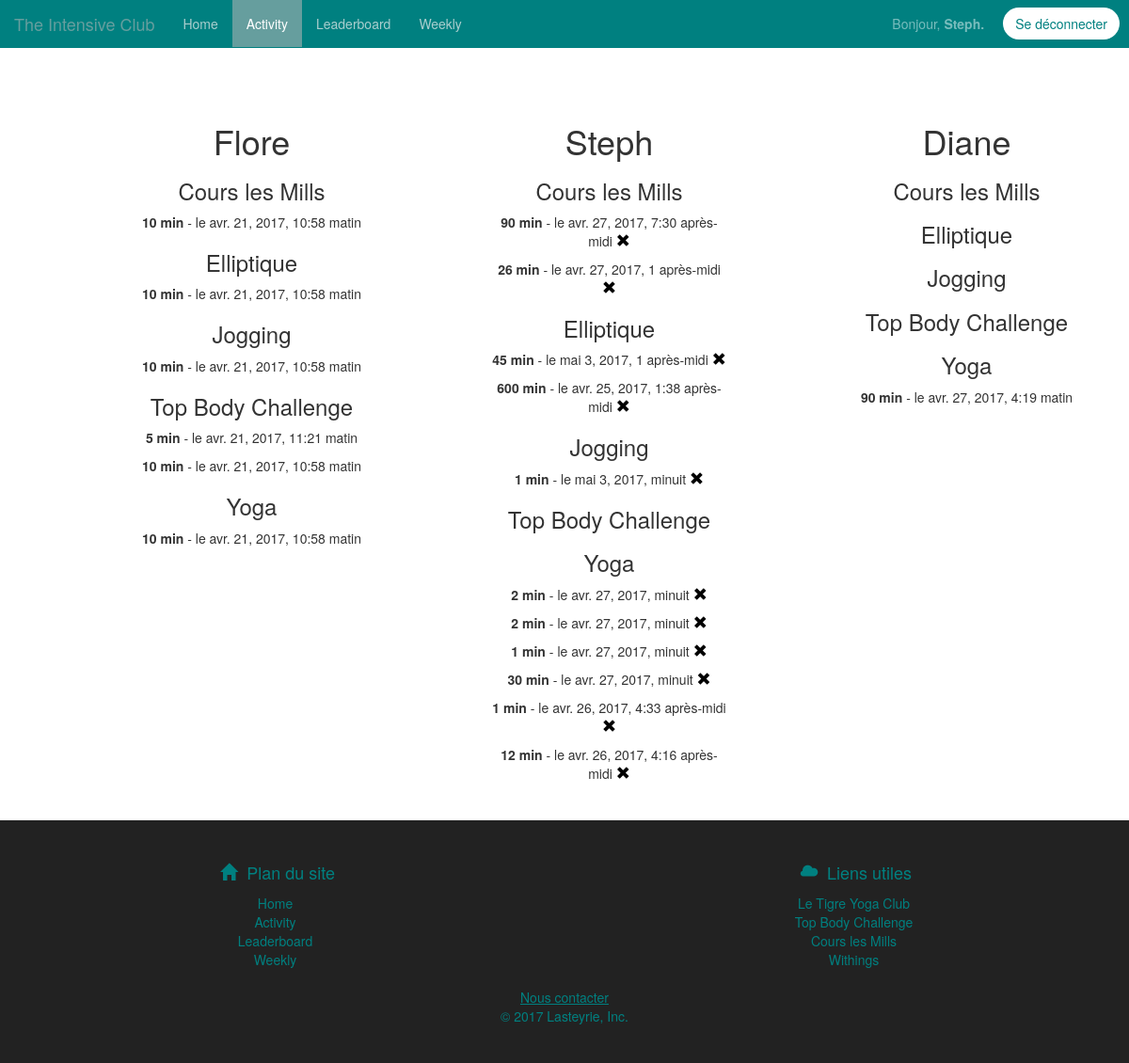
Page /activity/ (signed in) on the committed database.
### yoga/models.py (models this page shows)
class Activity(models.Model):
    SPORTS = [("Yoga", "Yoga"),
              ("Top Body Challenge", "Top Body Challenge"),
              ("Cours les Mills", "Cours les Mills"),
              ("Elliptique", "Elliptique"),
              ("Jogging", "Jogging")]
    sport = models.CharField(max_length=10, choices= SPORTS)
    newsport = models.ForeignKey(Sport, null=True) # if we decide to extract the list of sports from a Sport table later on
    durée = models.IntegerField()
    date = models.DateTimeField(auto_now_add=False, auto_now=False)
    user = models.ForeignKey(User, null = True)

### yoga/views.py (the view)
# urls.py: url(r'^activity/$', views.activity),
def activity(request):
    if not request.user.is_authenticated:
        return redirect("/login")
    activitées = Activity.objects.all().order_by("-date")
    userlist = User.objects.all()
    return render(request, "activity.html", locals())

### yoga/templates/activity.html (shortened to what this page needs)
{% extends "base.html" %}
{% load static %}
{% block navbar %}
    <li><a href="/">Home</a></li>
    <li class="active"><a href="/activity">Activity</a></li>
    <li><a href="/leaderboard">Leaderboard</a></li>
    <li><a href="/weekly">Weekly</a></li>
{% endblock %}
{% block content %}
    {% for user in userlist %}
        <div class="col-md-3 col-md-offset-1" style="text-align: center;">
        <br /><br />
        <h1> {{ user.first_name }} </h1>
        {% regroup activitées|dictsort:"sport" by sport as activitées_sport %}
            {% for act in activitées_sport %}
                <h3>{{ act.grouper }}</h3>
                {% for activité in act.list %}
                    {%  if activité.user == user %}
                        <p><strong>{{  activité.durée }} min</strong> - le {{ activité.date }}
                        {%  if user == request.user %}
                            <a href="/suppr_activity/{{ activité.id }}" id="suppr" title="Delete this session">
                                <span class="glyphicon glyphicon-remove" style="color: black; font-size: 15px;"></span>
                            </a></p>
                        {% endif %}
                    {% endif %}
                {% endfor %}
            {% empty %}
                <p> No activity ... </p>
            {% endfor %}
            </div>
            {% empty %}
                <p> No user ... </p>
        {% endfor %}
	</div>
{% endblock %}

### yoga/templates/base.html (shortened to what this page needs)
<!DOCTYPE html>
{% load static %}
<html lang="fr">
	<head>
		<link href="{% static 'css/bootstrap.min.css' %}" rel="stylesheet">
		<link href="{% static 'css/yoga.css' %}" rel="stylesheet">
	</head>
	<body>
        <nav class="navbar navbar-fixed-top">
            <div class="container-fluid">
                <div class="navbar-header">
                  <a class="navbar-brand" href="/">The Intensive Club</a>
                </div>
                <div id="navbar" class="collapse navbar-collapse">
                    <ul class="nav navbar-nav col-md-6">
                        {% block navbar %}{% endblock %}
                    </ul>
                <div class="navbar-right">
                            <p class="navbar-text" style="color : #78bcbc">Bonjour, <strong>{{ user.first_name }}.</strong></p>
                            <a href="/logout"><button type="button" class="btn btn-custom1 navbar-btn" style="margin-right: 10px;" name="logout">Se déconnecter</button></a>
                </div>
                </div>
            </div>
        </nav>
        <div class="container">
            {% block content %} {% endblock %}
        <footer>
                <div class="row">
                    <div class="col-sm-6">
                        <center>
                          <h4 class="footertext" style="color: teal;"><span class="glyphicon glyphicon-home " style="margin: 5px;"></span> <a>Plan du site</a></h4>
                          <p class="footertext">
                            <a href="/">Home</a><br>
                            <a href="/activity">Activity</a><br>
                            <a href="/leaderboard">Leaderboard</a><br>
                            <a href="/weekly">Weekly</a><br>
                          </p>
                        </center>
                    </div>
                    <div class="col-sm-6">
                        <center>
                         <h4 class="footertext" style="color: teal;"><span class="glyphicon glyphicon-cloud" style="margin: 5px; "></span> <a>Liens utiles</a></h4>
                          <p class="footertext">
                            <a href="http://tigre-yoga.com/">Le Tigre Yoga Club</a><br>
                            <a href="https://soniatlev.fr/produit/top-body-challenge-version-francaise/">Top Body Challenge</a><br>
                            <a href="http://w3.lesmills.com/france/fr/">Cours les Mills</a><br>
                            <a href="https://www.withings.com/fr/fr/">Withings</a><br>
                          </p>
                        </center>
                    </div>
                </div>
                <div class="row">
                    <p><center><a href="#" style="text-decoration: underline;">Nous contacter</a> <p class="footertext" style="color: teal;">&copy; 2017 Lasteyrie, Inc.</p></center></p>
                </div>
            </footer>
    </body>
</html>

### yoga/static/css/yoga.css (style rules this page uses)
html, body { overflow-x: hidden; }
body { padding-top: 70px; }
footer { padding: 30px 0; bottom: 0; width: 100%; height: 10%; background: #222222; margin-top:30px; color: teal; }
footer a { color: teal; }
.btn-custom1 { background-color: white; color: teal; margin:5px; margin-top: 8px; border-radius: 20px; }
.navbar { background-color: teal; }
.navbar .navbar-brand { color: white; }
.navbar .navbar-nav > li > a { color: #abcece; }
.navbar .navbar-nav > .active > a, .navbar .navbar-nav > .active > a:hover, .navbar .navbar-nav > .active > a:focus { color: white; background-color: #669e9e; }

### rows in the picture
Activity: grouper "Cours les Mills" "Cours les Mills" "Cours les Mills", durée "90", date "avr. 27, 2017, 7:30 après-midi"
Activity: durée "10", date "avr. 21, 2017, 10:58 matin"
Activity: grouper "Elliptique" "Elliptique" "Elliptique", durée "45", date "mai 3, 2017, 1 après-midi"
Activity: durée "10", date "avr. 21, 2017, 10:58 matin"
Activity: grouper "Jogging" "Jogging" "Jogging", durée "1", date "mai 3, 2017, minuit"
Activity: durée "10", date "avr. 21, 2017, 10:58 matin"
Activity: grouper "Top Body Challenge" "Top Body Challenge" "Top Body Challenge", durée "5", date "avr. 21, 2017, 11:21 matin"
Activity: durée "10", date "avr. 21, 2017, 10:58 matin"
Activity: grouper "Yoga" "Yoga" "Yoga", durée "90", date "avr. 27, 2017, 4:19 matin"
Activity: durée "10", date "avr. 21, 2017, 10:58 matin"
Activity: durée "26", date "avr. 27, 2017, 1 après-midi"
Activity: durée "600", date "avr. 25, 2017, 1:38 après-midi"
Activity: durée "2", date "avr. 27, 2017, minuit"
Activity: durée "2", date "avr. 27, 2017, minuit"
Activity: durée "1", date "avr. 27, 2017, minuit"
Activity: durée "30", date "avr. 27, 2017, minuit"
Activity: durée "1", date "avr. 26, 2017, 4:33 après-midi"
Activity: durée "12", date "avr. 26, 2017, 4:16 après-midi"

### other values in the picture
{{ user.first_name }} "Steph"
{{ user.first_name }} "Flore"
{{ user.first_name }} "Diane"
